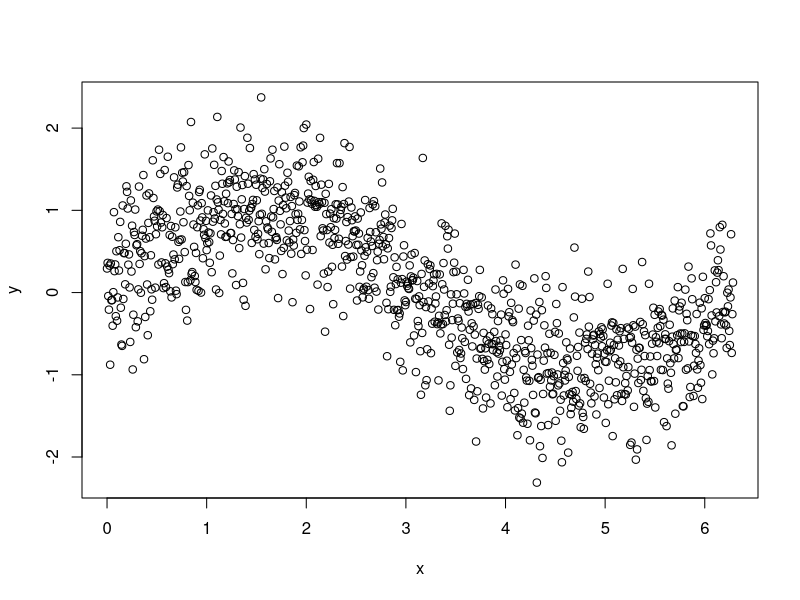
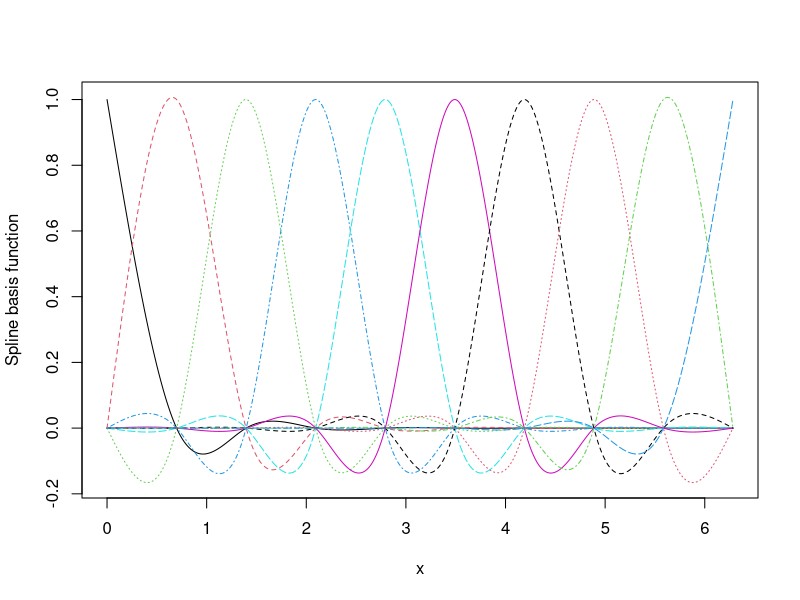
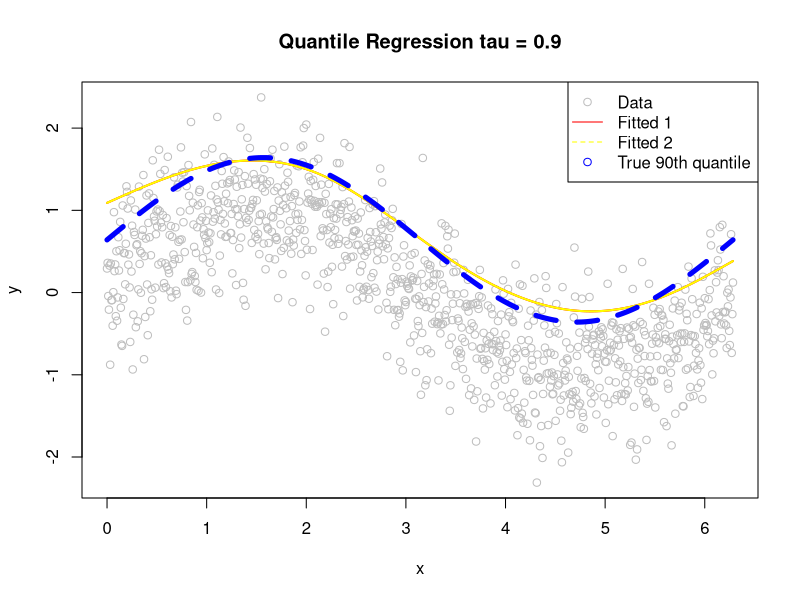
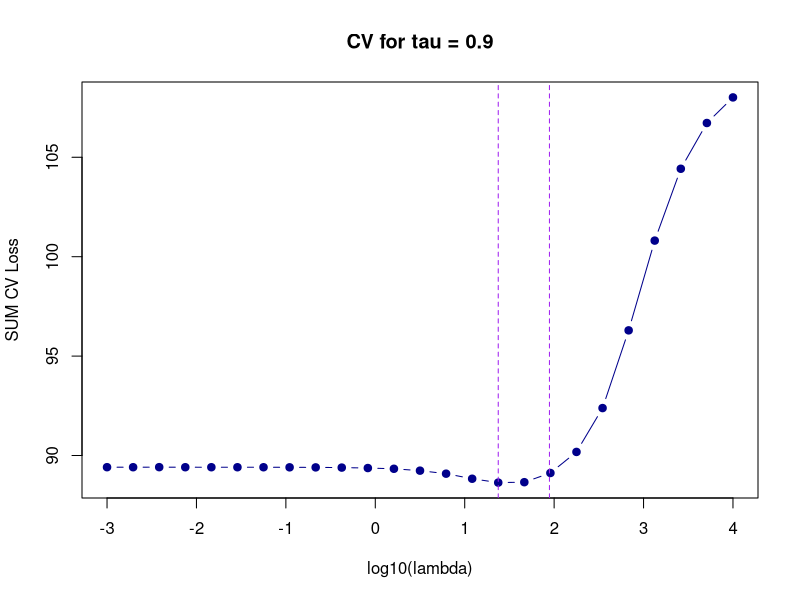
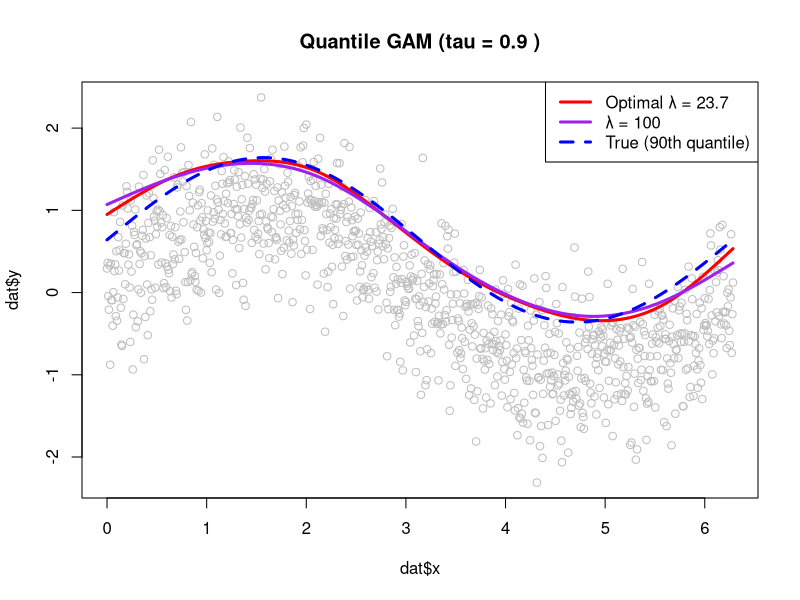

Reproduce these figures in R, in order.
## ---- chunk 1
knitr::opts_chunk$set(echo = TRUE)
require("knitr")
## ---- chunk 2
set.seed(12345)
## ---- chunk 3
n <- 1e3
x <- seq(0, 2*pi, length.out = n)
y <- sin(x) + rnorm(n, 0, 0.5)
dat <- data.frame(x = x, y = y)
plot(x, y)
## ---- chunk 4
library(mgcv)
sm <- smoothCon(s(x, k = 10, bs = "cr"), data=dat, knots=NULL)[[1]]
X <- sm$X
S <- sm$S[[1]] # penalty matrix S

fit <- lm(y ~ X-1, data = dat)

matplot(X, x = x, type = 'l', ylab = "Spline basis function")
## ---- chunk 5
# Computes ELF density and its derivatives w.r.t mu
dlf <- function(x, tau, mu, psi, log = FALSE, deriv = 0)
{
  sig <- 1
  y <- (x - mu) / sig
  out <- (1-tau) * y - psi * log(1 + exp(y / psi)) - log(sig * psi * beta(psi * (1 - tau), tau * psi))
  if (!log) out <- exp(out)
  if(deriv > 0)
  {
    out <- list("d" = out)
    dl <- dlogis(x, mu, psi*sig)
    pl <- plogis(x, mu, psi*sig)
    out$D <- sum((pl - (1-tau)) / sig)
    if(deriv > 1)
    {
      out$D2 <- sum(-dl / sig)
    }
  }
  return(out)
}

# Computes negative log-likelihood as a function of beta
negllkFun <- function(par, tau, psi, dat, X)
{
  mu <- X %*% par
  out <- - sum( dlf(x = dat, tau = tau, mu = mu, psi = psi, log = TRUE))
  return(out)
}

# Computes derivative of the log-likelihood w.r.t. beta
negGrad <- function(par, tau, psi, dat, X)
{
  mu <- X %*% par
  tmp <- lapply(1:length(mu),
                function(ii){
                  a <- - dlf(x = dat[ii], tau = tau, mu = mu[ii],
                  psi = psi, log = TRUE, deriv = 1)$D
                  return(a[1] * X[ii, ])
                }
  )
  out <- Reduce("+", tmp)
  return(out)
}
## ---- chunk 6
# version one of penalty -> this is smoothed
pen_negllk <- function(par, tau, psi, dat, X, S, lambda) {
  negllkFun(par, tau, psi, dat, X) + as.numeric(lambda * t(par) %*% (S %*% par))
}

pen_negGrad <- function(par, tau, psi, dat, X, S, lambda) {
  as.numeric(negGrad(par, tau, psi, dat, X)) + 2 * lambda * as.vector(S %*% par)
}

# second version of penalty
pen_ssqr2 <- function(beta, X, y, S, 
                     lambda,tau, psi =0.1, sigma =1){
  mu <- X %*% beta
  res <- (y-mu)
  pen <- as.numeric(t(beta) %*% S %*% beta) #produces a 1x1 matrix
  penalty <- lambda * pen
  #loss <- sum((tau -(res<0))* res) 
  loss <- negllkFun(beta, tau, psi, y, X)
  
  as.numeric(loss+penalty)
}

pen_ssqr2_grad <- function(beta, X, y, S, 
                     lambda,tau, psi =0.1, sigma =1){
  
  grad_loss <- negGrad(beta, tau, psi, y, X)   # SAME GRADIENT
  grad_pen  <- 2 * lambda * S %*% beta
  grad_loss + grad_pen
  
}
## ---- chunk 7
tau <- 0.9 #90th quantile
psi <- 0.1
lambda_1 <- 100
sigma <- 1

#true function
z_norm_90 <- qnorm(0.9)
sigma_true <-0.5 # true mean
sin_quantile_90 <- sin(x) +sigma_true * z_norm_90


fit_pen_1 <- optim(par = coef(fit),
                fn = pen_negllk,
                gr = pen_negGrad,
                tau = tau, psi = psi, dat = dat$y, X = X, S = S, lambda = lambda_1,
                method = "BFGS")

fit_pen_2 <- optim(par = coef(fit),
                 fn = pen_ssqr2,
                 gr = pen_ssqr2_grad,
                 tau = tau, psi = psi, y = dat$y, X = X, S = S, lambda = lambda_1,
                 method = "BFGS",
                 )

plot(x, y, col = "grey", main = paste("Quantile Regression tau =", tau))

lines(x, X %*% fit_pen_1$par, col = "red", lwd = 2)
lines(x, X %*% fit_pen_2$par, col = "yellow", lwd = 2) #this overlaps with other line as it has same value
lines(x, sin_quantile_90, col = "blue", lty = 2, lwd = 5) # True 90th quantile

legend("topright", legend = c("Data", "Fitted 1","Fitted 2", "True 90th quantile"), 
       col = c("grey", "red","yellow", "blue"), lty = c(NA, 1, 2), pch = c(1, NA, NA))
## ---- chunk 8
# -> we want to find lambda that represents the data (not too small lambda that will overfit the data(model) nor too large that oversmooth the model )

### --- PARAMETERS ---
k_folds <- 5
tau <- 0.9
psi <- 0.05
sigma <- 1
lambda_grid <- 10^seq(-3, 4, length.out = 25)  # 10^-3 to 10^4
set.seed(42)


n <- nrow(dat)
fold_ids <- sample(rep(1:k_folds, length.out = n))

# store mean validation loss
cv_results <- data.frame(lambda = lambda_grid,
                         sum_vall_loss = NA_real_)

# Precompute starting coefficients from full-data OLS (warm start)
start_coef <- coef(fit) #from lm(y ~ X - 1)

### --- K-FOLD LOOP over lambda values in grid ---
for (i in seq_along(lambda_grid)) {
  
  lambda <- lambda_grid[i]
  #fold_mean <- numeric(k_folds)
  fold_sum <- numeric(k_folds)

  for (fold in 1:k_folds) {

    # split
    train_idx <- which(fold_ids != fold)
    val_idx   <- which(fold_ids == fold)

    X_train <- X[train_idx, , drop = FALSE]
    y_train <- dat$y[train_idx]

    X_val   <- X[val_idx, , drop = FALSE]
    y_val   <- dat$y[val_idx]
    
    #OLS on training fold
    ols_train <- lm(y_train ~ X_train -1)
    start_beta <- coef(ols_train)
    if (length(start_beta) != ncol(X)) start_beta <- rep(0, ncol(X))
    
  

    # FIT on training (always same warm start for stability)
    fit_fold <- optim(par = start_beta,
                      fn = pen_ssqr2,
                      gr = pen_ssqr2_grad,
                      X = X_train,
                      y = y_train,
                      tau = tau, psi = psi,
                      S = S, lambda = lambda,
                      method = "BFGS")

    beta_hat <- fit_fold$par

    # VALIDATION PINBALL LOSS (NO PENALTY)
    resid_val <- as.numeric(y_val - X_val %*% beta_hat)
    pinball <- (tau - (resid_val < 0)) * resid_val

    #fold_mean[fold] <- mean(pinball)
    fold_sum[fold] <- sum(pinball) ## THIS WILL CALCULATE SUM CV LOSS, NOT MEAN CV LOSS
  }

  #cv_results$mean_val_loss[i] <- mean(fold_mean)
  cv_results$sum_val_loss[i] <- sum(fold_sum)
}

### --- CHOOSE BEST LAMBDA from sum cv loss---

#best_lambda_mean <- cv_results$lambda[which.min(cv_results$mean_val_loss)]
best_lambda_sum <- cv_results[which.min(cv_results$sum_val_loss), ]
best_lambda <- best_lambda_sum$lambda

#print(paste("Best λ (mean CV loss):", best_lambda_mean))
print(paste("Best λ (sum CV loss):",  best_lambda))
#paste("CV loss at optimal lambda is", round(best_lambda_sum, 6)) 
#optimal lambda when sum is minimal

  
# Refit final model on FULL DATA with best lambda
# Warm start: OLS on full data
ols_full <- lm(dat$y ~ X - 1)
start_full <- coef(ols_full)
if (length(start_full) != ncol(X)) start_full <- rep(0, ncol(X))

### --- PLOT CV CURVE ---
plot(log10(cv_results$lambda), cv_results$sum_val_loss,
     type = "b", pch = 19, col = "darkblue",
     xlab = "log10(lambda)",
     ylab = "SUM CV Loss",
     main = paste("CV for tau =", tau))

abline(v = log10(best_lambda_sum),  col="purple", lty=2)


### --- FIT FINAL MODEL USING BEST LAMBDA ---
fit_best <- optim(par = start_full,
                   fn = pen_ssqr2,
                   gr = pen_ssqr2_grad,
                   X = X, y = dat$y,
                   tau = tau, psi = psi,
                   S = S, lambda = best_lambda,
                   method = "BFGS")

plot(dat$x, dat$y, col = "grey", main = paste("Quantile GAM (tau =", tau,")"))


### ALSO FIT λ=100 FOR COMPARISON
fit_100 <- optim(par = start_full,
                 fn = pen_ssqr2,
                 gr = pen_ssqr2_grad,
                 X = X, y = dat$y,
                 tau = tau, psi = psi,
                 S = S, lambda = 100,
                 method = "BFGS")

### --- PLOT RESULTS ---

lines(dat$x, X %*% fit_best$par, col = "red", lwd = 3)
lines(dat$x, X %*% fit_100$par, col = "purple", lwd = 3)
lines(x, sin_quantile_90, col = "blue", lty = 2, lwd = 3) #true function

legend("topright", 
       legend = c( paste("Optimal λ =", signif(best_lambda, 3)),
                   "λ = 100",
                   "True (90th quantile)" ), 
       col = c("red", "purple", "blue"),
       lty = c(1, 1, 2), lwd = 3
       )


